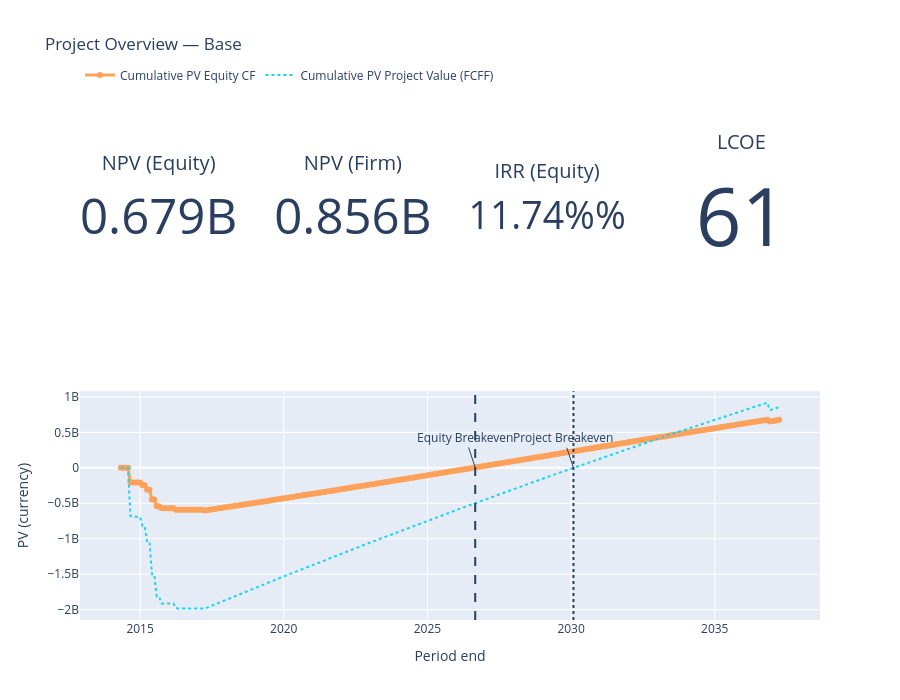
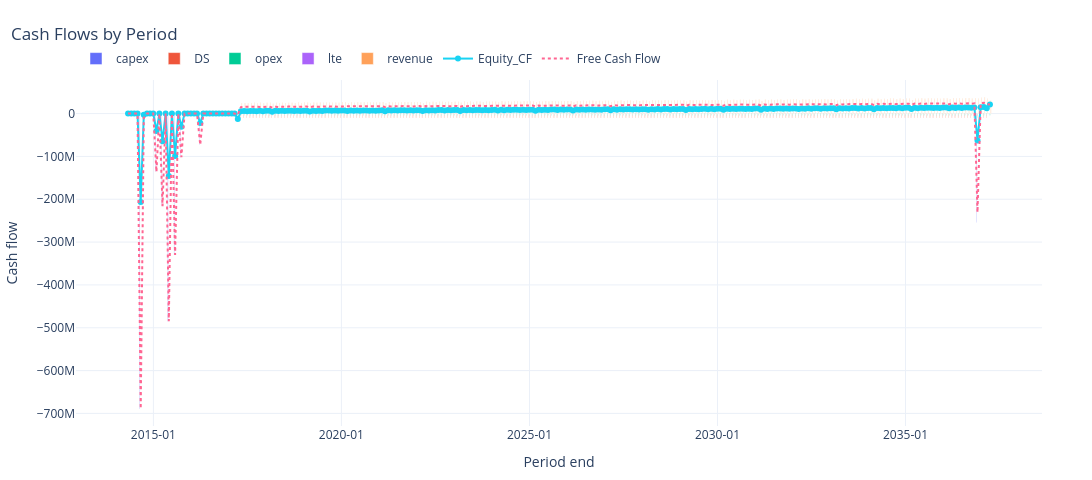
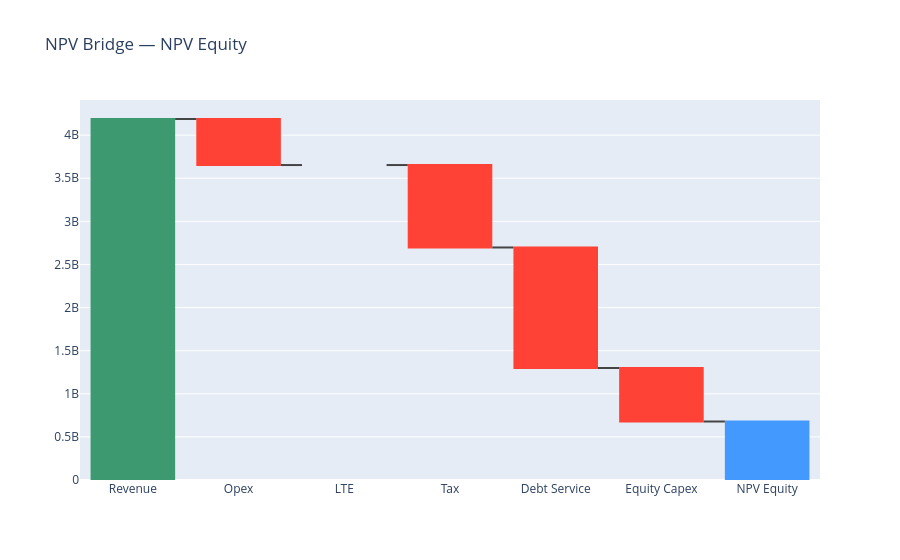
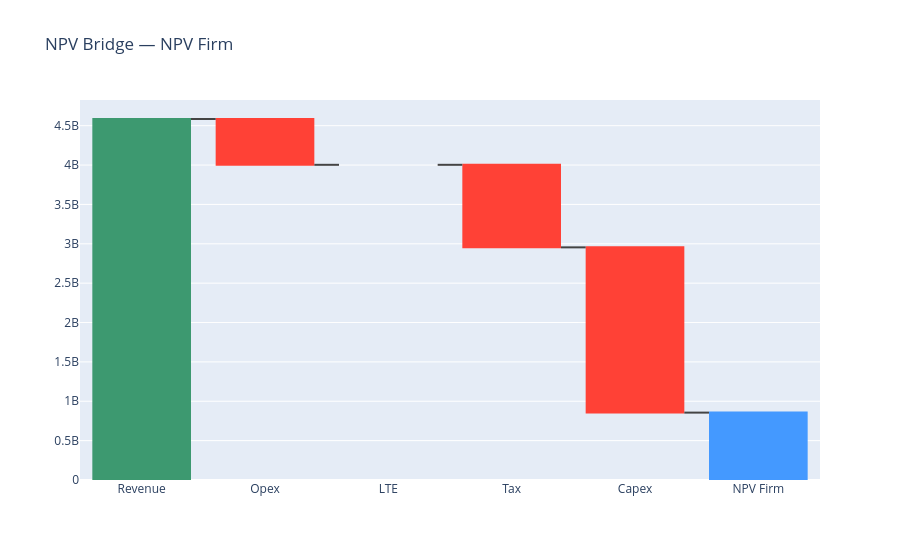

The cell these charts' notebook holds for them, in order:
### Markdown cell above
### Curtailment Overrides

### Code cell
from pathlib import Path
import sys

# --- paths & imports ---------------------------------------------------------

PROJECT_ROOT = Path.cwd().parent   # 
sys.path.append(str(PROJECT_ROOT))

from core.Simulation import build_experiment

LIBRARY_PATH = PROJECT_ROOT / "examples" / "Inputs" / "HKN"
RESULT_DIR   = PROJECT_ROOT / "results"


# --- simulation config -------------------------------------------------------

# Toggle which modules to run, dashboards, result collection, etc.
# (Adjust flags / keys to match your setup if they differ.)
sim_cfg = {
        "run_marketenv": True,
        "run_metenv": False,
        "run_capex": True,
        "capex_dashboard": False,
        "run_curtailment": True,
        "run_opex": True,
        "opex_dashboard": False,
        "run_lifetime_extension": False,
        "run_revenue": True,
        "run_valuation": True,
        "valuation_dashboard": True,
        "collect_results": True,
    }

parameter_space = {
    # -------------------------------
    # High-level curtailment switch
    # -------------------------------
    "Curtailment_overrides.curt_input.Curtailment.apply_curtailment": (
        False,  # C0 — Reference (no curtailment at all)
        True,   # C1
        True,   # C2
        True,   # C3
        True,   # C4
        True,   # C5
    ),

    # -------------------------------
    # Explicit uncertainty activation
    # -------------------------------
    "Curtailment_overrides.curt_input.Curtailment.reduceProduction.apply_epistemic_uncertainty": (
        False,  # C0
        True,   # C1
        True,   # C2
        True,   # C3
        True,   # C4
        True,   # C5
    ),

    "Curtailment_overrides.curt_input.Curtailment.reduceProduction.apply_aleatory_uncertainty": (
        False,  # C0
        True,   # C1
        True,   # C2
        True,   # C3
        True,   # C4
        True,   # C5
    ),

    # -------------------------------
    # Gamma parameters (fractions)
    # -------------------------------
    "Curtailment_overrides.curt_input.Curtailment.reduceProduction.gamma_shape": (
        (1.0, 1.0),        # C0 — Reference
        (0.414, 0.506),    # C1 — Low transmission constraints
        (0.747, 0.913),    # C2 — Medium transmission constraints
        (1.395, 1.705),    # C3 — High transmission constraints
        (0.567, 0.693),    # C4 — Very high market curtailment
        (0.351, 0.429),    # C5 — Storage solutions
    ),

    "Curtailment_overrides.curt_input.Curtailment.reduceProduction.gamma_scale": (
        (0.0, 0.0),                    # C0 — Reference
        (0.01503, 0.01837),             # C1 — 1.503–1.837 %
        (0.04014, 0.04906),             # C2 — 4.014–4.906 %
        (0.05994, 0.07326),             # C3 — 5.994–7.326 %
        (0.04653, 0.05687),             # C4 — 4.653–5.687 %
        (0.01620, 0.01980),             # C5 — 1.62–1.98 %
    ),

    # -------------------------------
    # Scenario names
    # -------------------------------
    "Scenario.name": (
        "C0 — Reference (no curtailment)",
        "C1 — Low transmission constraints",
        "C2 — Medium transmission constraints",
        "C3 — High transmission constraints",
        "C4 — Very high market curtailment occurrence",
        "C5 — Storage solutions development",
    ),
}

zip_groups = {
    "curtailment_scenarios": [
        "Curtailment_overrides.curt_input.Curtailment.apply_curtailment",
        "Curtailment_overrides.curt_input.Curtailment.reduceProduction.apply_epistemic_uncertainty",
        "Curtailment_overrides.curt_input.Curtailment.reduceProduction.apply_aleatory_uncertainty",
        "Curtailment_overrides.curt_input.Curtailment.reduceProduction.gamma_shape",
        "Curtailment_overrides.curt_input.Curtailment.reduceProduction.gamma_scale",
        "Scenario.name",
    ]
}


# --- build + run experiment -----------------------------------------------

exp = build_experiment(
    library_path=str(LIBRARY_PATH),
    base_config_path="Config.yaml",        
    simulation_config=sim_cfg,             
    parameter_space=parameter_space,       
    base_seed=42,                          
    replicates=1,                        
    name="Curtailment_Uncertainty",              
    result_directory=str(RESULT_DIR),
    zip_groups=zip_groups,                 
)

# Run the full sweep – returns a DataFrame of run metadata

exp.run()

### Figure 1 — Plotly figure (JSON) as saved in the notebook; plotly's stock layout.template omitted (floating-point values rounded to 4 significant figures; data arrays with more than 128 entries replaced by an {"elided": "..."} marker saying what was removed)
{"data": [{"domain": {"x": [0, 0.2125], "y": [0.56, 1]}, "mode": "number", "title": {"text": "NPV (Equity)"}, "type": "indicator", "value": 678500000.0}, {"domain": {"x": [0.2625, 0.475], "y": [0.56, 1]}, "mode": "number", "title": {"text": "NPV (Firm)"}, "type": "indicator", "value": 855800000.0}, {"domain": {"x": [0.525, 0.7375], "y": [0.56, 1]}, "mode": "number", "number": {"suffix": "%", "valueformat": ".2%"}, "title": {"text": "IRR (Equity)"}, "type": "indicator", "value": 0.1174}, {"domain": {"x": [0.7875, 1], "y": [0.56, 1]}, "mode": "number", "title": {"text": "LCOE"}, "type": "indicator", "value": 61.02}, {"line": {"width": 3}, "mode": "lines+markers", "name": "Cumulative PV Equity CF", "type": "scatter", "x": {"elided": "276 str values"}, "xaxis": "x", "y": {"elided": "276 float values"}, "yaxis": "y"}, {"line": {"dash": "dot", "width": 2}, "mode": "lines", "name": "Cumulative PV Project Value (FCFF)", "type": "scatter", "x": {"elided": "276 str values"}, "xaxis": "x", "y": {"elided": "276 float values"}, "yaxis": "y"}], "layout": {"annotations": [{"showarrow": true, "text": "Equity Breakeven", "x": "2026-08-31T00:00:00", "xref": "x", "y": 5757000.0, "yref": "y"}, {"showarrow": true, "text": "Project Breakeven", "x": "2030-01-31T00:00:00", "xref": "x", "y": 870400.0, "yref": "y"}], "height": 700, "hovermode": "x unified", "legend": {"orientation": "h", "y": 1.02, "yanchor": "bottom"}, "shapes": [{"line": {"dash": "dash"}, "type": "line", "x0": "2026-08-31T00:00:00", "x1": "2026-08-31T00:00:00", "xref": "x", "y0": 0, "y1": 1, "yref": "y domain"}, {"line": {"dash": "dot"}, "type": "line", "x0": "2030-01-31T00:00:00", "x1": "2030-01-31T00:00:00", "xref": "x", "y0": 0, "y1": 1, "yref": "y domain"}], "title": {"text": "Project Overview — Base"}, "xaxis": {"anchor": "y", "domain": [0, 1], "title": {"text": "Period end"}}, "yaxis": {"anchor": "x", "domain": [0, 0.44], "title": {"text": "PV (currency)"}}}}

### Figure 2 — Plotly figure (JSON) as saved in the notebook; plotly's stock layout.template omitted (floating-point values rounded to 4 significant figures; data arrays with more than 128 entries replaced by an {"elided": "..."} marker saying what was removed)
{"data": [{"hovertemplate": "%{x|%Y-%m-%d}<br>capex: %{y:,.0f}<extra></extra>", "name": "capex", "offsetgroup": "0", "type": "bar", "x": {"elided": "276 str values"}, "xaxis": "x", "y": {"elided": "276 float values"}, "yaxis": "y"}, {"hovertemplate": "%{x|%Y-%m-%d}<br>DS: %{y:,.0f}<extra></extra>", "name": "DS", "offsetgroup": "1", "type": "bar", "x": {"elided": "276 str values"}, "xaxis": "x", "y": {"elided": "276 float values"}, "yaxis": "y"}, {"hovertemplate": "%{x|%Y-%m-%d}<br>opex: %{y:,.0f}<extra></extra>", "name": "opex", "offsetgroup": "2", "type": "bar", "x": {"elided": "276 str values"}, "xaxis": "x", "y": {"elided": "276 float values"}, "yaxis": "y"}, {"hovertemplate": "%{x|%Y-%m-%d}<br>lte: %{y:,.0f}<extra></extra>", "name": "lte", "offsetgroup": "3", "type": "bar", "x": {"elided": "276 str values"}, "xaxis": "x", "y": {"elided": "276 float values"}, "yaxis": "y"}, {"hovertemplate": "%{x|%Y-%m-%d}<br>revenue: %{y:,.0f}<extra></extra>", "name": "revenue", "offsetgroup": "4", "type": "bar", "x": {"elided": "276 str values"}, "xaxis": "x", "y": {"elided": "276 float values"}, "yaxis": "y"}, {"hovertemplate": "Equity_CF: %{y:,.0f}<extra></extra>", "line": {"width": 2}, "mode": "lines+markers", "name": "Equity_CF", "type": "scatter", "x": {"elided": "276 str values"}, "xaxis": "x", "y": {"elided": "276 float values"}, "yaxis": "y"}, {"hovertemplate": "FCF: %{y:,.0f}<extra></extra>", "line": {"dash": "dot", "width": 2}, "mode": "lines", "name": "Free Cash Flow", "type": "scatter", "x": {"elided": "276 str values"}, "xaxis": "x", "y": {"elided": "276 float values"}, "yaxis": "y"}], "layout": {"barmode": "group", "height": 480, "hovermode": "x unified", "legend": {"orientation": "h", "x": 0, "xanchor": "left", "y": 1.02, "yanchor": "bottom"}, "margin": {"b": 50, "l": 50, "r": 50, "t": 80}, "title": {"text": "Cash Flows by Period", "x": 0.01}, "width": 1400, "xaxis": {"anchor": "y", "domain": [0, 1], "showgrid": true, "tickformat": "%Y-%m", "title": {"text": "Period end"}}, "yaxis": {"anchor": "x", "domain": [0, 1], "title": {"text": "Cash flow"}, "zeroline": true, "zerolinewidth": 1}}}

### Figure 3 — Plotly figure (JSON) as saved in the notebook; plotly's stock layout.template omitted (floating-point values rounded to 4 significant figures)
{"data": [{"measure": ["relative", "relative", "relative", "relative", "relative", "relative", "total"], "type": "waterfall", "x": ["Revenue", "Opex", "LTE", "Tax", "Debt Service", "Equity Capex", "NPV Equity"], "y": [4187000000.0, -534000000.0, 0, -956200000.0, -1398000000.0, -620600000.0, 678500000.0]}], "layout": {"title": {"text": "NPV Bridge — NPV Equity"}}}

### Figure 4 — Plotly figure (JSON) as saved in the notebook; plotly's stock layout.template omitted (floating-point values rounded to 4 significant figures)
{"data": [{"measure": ["relative", "relative", "relative", "relative", "relative", "total"], "type": "waterfall", "x": ["Revenue", "Opex", "LTE", "Tax", "Capex", "NPV Firm"], "y": [4585000000.0, -581800000.0, 0, -1049000000.0, -2099000000.0, 855800000.0]}], "layout": {"title": {"text": "NPV Bridge — NPV Firm"}}}
